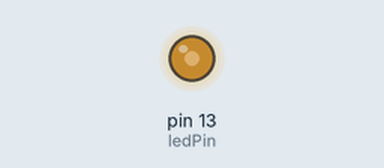
Bench run of a sketch on a simulated Teensy 4. On the bench: output pins drawn as LEDs (lit = HIGH). What the sketch prints to the serial monitor is not drawn.

Above: at 0.1 s.
Timing chart, 0 to 1.6 s (numbered marks = the images above):
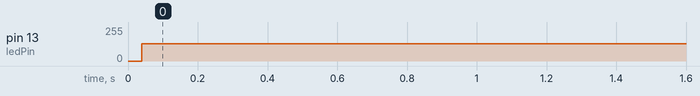

The sketch:

LED_Modulation_38kHz.ino
```cpp
// Create an IntervalTimer object
IntervalTimer myTimer;

const int ledPin = 13;  // the pin with a LED

void setup(void) {
  pinMode(ledPin, OUTPUT);
  Serial.begin(9600);
  //0.000026
  //0.150000
  myTimer.begin(blinkLED,(1/(38000.0*2))*1000000);  // blinkLED at 38kHz
}

// The interrupt will blink the LED, and keep
// track of how many times it has blinked.
int ledState = LOW;
volatile unsigned long blinkCount = 0; // use volatile for shared variables

// functions called by IntervalTimer should be short, run as quickly as
// possible, and should avoid calling other functions if possible.
void blinkLED(void) {
  if (ledState == LOW) {
    ledState = HIGH;
    blinkCount = blinkCount + 1;  // increase when LED turns on
  } else {
    ledState = LOW;
  }
  digitalWrite(ledPin, ledState);
}

// The main program will print the blink count
// to the Arduino Serial Monitor
void loop(void) {
  unsigned long blinkCopy;  // holds a copy of the blinkCount

  // to read a variable which the interrupt code writes, we
  // must temporarily disable interrupts, to be sure it will
  // not change while we are reading.  To minimize the time
  // with interrupts off, just quickly make a copy, and then
  // use the copy while allowing the interrupt to keep working.
  noInterrupts();
  blinkCopy = blinkCount;
  interrupts();

  Serial.print("blinkCount = ");
  Serial.println(blinkCopy);
  delay(100);
}
```

Measured:
- by itself, pin 13 (ledPin): 0/255 → 128/255 at 0.04 s
